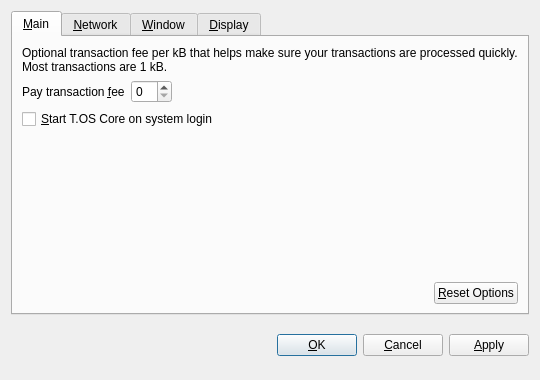
<?xml version="1.0" encoding="UTF-8"?>
<ui version="4.0">
 <class>OptionsDialog</class>
 <widget class="QDialog" name="OptionsDialog">
  <property name="geometry">
   <rect>
    <x>0</x>
    <y>0</y>
    <width>540</width>
    <height>380</height>
   </rect>
  </property>
  <property name="windowTitle">
   <string>Options</string>
  </property>
  <property name="modal">
   <bool>true</bool>
  </property>
  <layout class="QVBoxLayout" name="verticalLayout">
   <item>
    <widget class="QTabWidget" name="tabWidget">
     <property name="tabPosition">
      <enum>QTabWidget::North</enum>
     </property>
     <property name="currentIndex">
      <number>0</number>
     </property>
     <widget class="QWidget" name="tabMain">
      <attribute name="title">
       <string>&amp;Main</string>
      </attribute>
      <layout class="QVBoxLayout" name="verticalLayout_Main">
       <item>
        <widget class="QLabel" name="transactionFeeInfoLabel">
         <property name="text">
          <string>Optional transaction fee per kB that helps make sure your transactions are processed quickly. Most transactions are 1 kB.</string>
         </property>
         <property name="textFormat">
          <enum>Qt::PlainText</enum>
         </property>
         <property name="wordWrap">
          <bool>true</bool>
         </property>
        </widget>
       </item>
       <item>
        <layout class="QHBoxLayout" name="horizontalLayout_1_Main">
         <item>
          <widget class="QLabel" name="transactionFeeLabel">
           <property name="text">
            <string>Pay transaction &amp;fee</string>
           </property>
           <property name="textFormat">
            <enum>Qt::PlainText</enum>
           </property>
           <property name="buddy">
            <cstring>transactionFee</cstring>
           </property>
          </widget>
         </item>
         <item>
          <widget class="BitcoinAmountField" name="transactionFee"/>
         </item>
         <item>
          <spacer name="horizontalSpacer_1_Main">
           <property name="orientation">
            <enum>Qt::Horizontal</enum>
           </property>
           <property name="sizeHint" stdset="0">
            <size>
             <width>40</width>
             <height>20</height>
            </size>
           </property>
          </spacer>
         </item>
        </layout>
       </item>
       <item>
        <widget class="QCheckBox" name="bitcoinAtStartup">
         <property name="toolTip">
          <string>Automatically start T.OS Core after logging in to the system.</string>
         </property>
         <property name="text">
          <string>&amp;Start T.OS Core on system login</string>
         </property>
        </widget>
       </item>
       <item>
        <spacer name="verticalSpacer_Main">
         <property name="orientation">
          <enum>Qt::Vertical</enum>
         </property>
         <property name="sizeHint" stdset="0">
          <size>
           <width>20</width>
           <height>40</height>
          </size>
         </property>
        </spacer>
       </item>
       <item>
        <layout class="QHBoxLayout" name="horizontalLayout_2_Main">
         <item>
          <spacer name="horizontalSpacer_2_Main">
           <property name="orientation">
            <enum>Qt::Horizontal</enum>
           </property>
           <property name="sizeHint" stdset="0">
            <size>
             <width>40</width>
             <height>20</height>
            </size>
           </property>
          </spacer>
         </item>
         <item>
          <widget class="QPushButton" name="resetButton">
           <property name="toolTip">
            <string>Reset all client options to default.</string>
           </property>
           <property name="text">
            <string>&amp;Reset Options</string>
           </property>
           <property name="autoDefault">
            <bool>false</bool>
           </property>
          </widget>
         </item>
        </layout>
       </item>
      </layout>
     </widget>
     <widget class="QWidget" name="tabNetwork">
      <attribute name="title">
       <string>&amp;Network</string>
      </attribute>
      <layout class="QVBoxLayout" name="verticalLayout_Network">
       <item>
        <widget class="QCheckBox" name="mapPortUpnp">
         <property name="toolTip">
          <string>Automatically open the T.OS client port on the router. This only works when your router supports UPnP and it is enabled.</string>
         </property>
         <property name="text">
          <string>Map port using &amp;UPnP</string>
         </property>
        </widget>
       </item>
       <item>
        <widget class="QCheckBox" name="connectSocks">
         <property name="toolTip">
          <string>Connect to the T.OS network through a SOCKS proxy (e.g. when connecting through Tor).</string>
         </property>
         <property name="text">
          <string>&amp;Connect through SOCKS proxy:</string>
         </property>
        </widget>
       </item>
       <item>
        <layout class="QHBoxLayout" name="horizontalLayout_Network">
         <item>
          <widget class="QLabel" name="proxyIpLabel">
           <property name="text">
            <string>Proxy &amp;IP:</string>
           </property>
           <property name="textFormat">
            <enum>Qt::PlainText</enum>
           </property>
           <property name="buddy">
            <cstring>proxyIp</cstring>
           </property>
          </widget>
         </item>
         <item>
          <widget class="QValidatedLineEdit" name="proxyIp">
           <property name="maximumSize">
            <size>
             <width>140</width>
             <height>16777215</height>
            </size>
           </property>
           <property name="toolTip">
            <string>IP address of the proxy (e.g. 127.0.0.1)</string>
           </property>
          </widget>
         </item>
         <item>
          <widget class="QLabel" name="proxyPortLabel">
           <property name="text">
            <string>&amp;Port:</string>
           </property>
           <property name="textFormat">
            <enum>Qt::PlainText</enum>
           </property>
           <property name="buddy">
            <cstring>proxyPort</cstring>
           </property>
          </widget>
         </item>
         <item>
          <widget class="QLineEdit" name="proxyPort">
           <property name="maximumSize">
            <size>
             <width>55</width>
             <height>16777215</height>
            </size>
           </property>
           <property name="toolTip">
            <string>Port of the proxy (e.g. 9050)</string>
           </property>
          </widget>
         </item>
         <item>
          <widget class="QLabel" name="socksVersionLabel">
           <property name="text">
            <string>SOCKS &amp;Version:</string>
           </property>
           <property name="textFormat">
            <enum>Qt::PlainText</enum>
           </property>
           <property name="buddy">
            <cstring>socksVersion</cstring>
           </property>
          </widget>
         </item>
         <item>
          <widget class="QValueComboBox" name="socksVersion">
           <property name="toolTip">
            <string>SOCKS version of the proxy (e.g. 5)</string>
           </property>
          </widget>
         </item>
         <item>
          <spacer name="horizontalSpacer_Network">
           <property name="orientation">
            <enum>Qt::Horizontal</enum>
           </property>
           <property name="sizeHint" stdset="0">
            <size>
             <width>40</width>
             <height>20</height>
            </size>
           </property>
          </spacer>
         </item>
        </layout>
       </item>
       <item>
        <spacer name="verticalSpacer_Network">
         <property name="orientation">
          <enum>Qt::Vertical</enum>
         </property>
         <property name="sizeHint" stdset="0">
          <size>
           <width>20</width>
           <height>40</height>
          </size>
         </property>
        </spacer>
       </item>
      </layout>
     </widget>
     <widget class="QWidget" name="tabWindow">
      <attribute name="title">
       <string>&amp;Window</string>
      </attribute>
      <layout class="QVBoxLayout" name="verticalLayout_Window">
       <item>
        <widget class="QCheckBox" name="minimizeToTray">
         <property name="toolTip">
          <string>Show only a tray icon after minimizing the window.</string>
         </property>
         <property name="text">
          <string>&amp;Minimize to the tray instead of the taskbar</string>
         </property>
        </widget>
       </item>
       <item>
        <widget class="QCheckBox" name="minimizeOnClose">
         <property name="toolTip">
          <string>Minimize instead of exit the application when the window is closed. When this option is enabled, the application will be closed only after selecting Quit in the menu.</string>
         </property>
         <property name="text">
          <string>M&amp;inimize on close</string>
         </property>
        </widget>
       </item>
       <item>
        <spacer name="verticalSpacer_Window">
         <property name="orientation">
          <enum>Qt::Vertical</enum>
         </property>
         <property name="sizeHint" stdset="0">
          <size>
           <width>20</width>
           <height>40</height>
          </size>
         </property>
        </spacer>
       </item>
      </layout>
     </widget>
     <widget class="QWidget" name="tabDisplay">
      <attribute name="title">
       <string>&amp;Display</string>
      </attribute>
      <layout class="QVBoxLayout" name="verticalLayout_Display">
       <item>
        <layout class="QHBoxLayout" name="horizontalLayout_1_Display">
         <item>
          <widget class="QLabel" name="langLabel">
           <property name="text">
            <string>User Interface &amp;language:</string>
           </property>
           <property name="textFormat">
            <enum>Qt::PlainText</enum>
           </property>
           <property name="buddy">
            <cstring>lang</cstring>
           </property>
          </widget>
         </item>
         <item>
          <widget class="QValueComboBox" name="lang">
           <property name="toolTip">
            <string>The user interface language can be set here. This setting will take effect after restarting T.OS Core.</string>
           </property>
          </widget>
         </item>
        </layout>
       </item>
       <item>
        <layout class="QHBoxLayout" name="horizontalLayout_2_Display">
         <item>
          <widget class="QLabel" name="unitLabel">
           <property name="text">
            <string>&amp;Unit to show amounts in:</string>
           </property>
           <property name="textFormat">
            <enum>Qt::PlainText</enum>
           </property>
           <property name="buddy">
            <cstring>unit</cstring>
           </property>
          </widget>
         </item>
         <item>
          <widget class="QValueComboBox" name="unit">
           <property name="toolTip">
            <string>Choose the default subdivision unit to show in the interface and when sending coins.</string>
           </property>
          </widget>
         </item>
        </layout>
       </item>
       <item>
        <widget class="QCheckBox" name="displayAddresses">
         <property name="toolTip">
          <string>Whether to show TOS addresses in the transaction list or not.</string>
         </property>
         <property name="text">
          <string>&amp;Display addresses in transaction list</string>
         </property>
        </widget>
       </item>
       <item>
        <widget class="QCheckBox" name="coinControlFeatures">
         <property name="toolTip">
          <string>Whether to show coin control features or not.</string>
         </property>
         <property name="text">
          <string>Display coin &amp;control features (experts only!)</string>
         </property>
        </widget>
       </item>
       <item>
        <spacer name="verticalSpacer_Display">
         <property name="orientation">
          <enum>Qt::Vertical</enum>
         </property>
         <property name="sizeHint" stdset="0">
          <size>
           <width>20</width>
           <height>40</height>
          </size>
         </property>
        </spacer>
       </item>
      </layout>
     </widget>
    </widget>
   </item>
   <item>
    <layout class="QHBoxLayout" name="horizontalLayout_Buttons">
     <item>
      <spacer name="horizontalSpacer_1">
       <property name="orientation">
        <enum>Qt::Horizontal</enum>
       </property>
       <property name="sizeHint" stdset="0">
        <size>
         <width>40</width>
         <height>48</height>
        </size>
       </property>
      </spacer>
     </item>
     <item>
      <widget class="QLabel" name="statusLabel">
       <property name="font">
        <font>
         <weight>75</weight>
         <bold>true</bold>
        </font>
       </property>
       <property name="text">
        <string/>
       </property>
       <property name="textFormat">
        <enum>Qt::PlainText</enum>
       </property>
       <property name="wordWrap">
        <bool>true</bool>
       </property>
      </widget>
     </item>
     <item>
      <spacer name="horizontalSpacer_2">
       <property name="orientation">
        <enum>Qt::Horizontal</enum>
       </property>
       <property name="sizeHint" stdset="0">
        <size>
         <width>40</width>
         <height>48</height>
        </size>
       </property>
      </spacer>
     </item>
     <item>
      <widget class="QPushButton" name="okButton">
       <property name="text">
        <string>&amp;OK</string>
       </property>
      </widget>
     </item>
     <item>
      <widget class="QPushButton" name="cancelButton">
       <property name="text">
        <string>&amp;Cancel</string>
       </property>
       <property name="autoDefault">
        <bool>false</bool>
       </property>
      </widget>
     </item>
     <item>
      <widget class="QPushButton" name="applyButton">
       <property name="text">
        <string>&amp;Apply</string>
       </property>
       <property name="autoDefault">
        <bool>false</bool>
       </property>
      </widget>
     </item>
    </layout>
   </item>
  </layout>
 </widget>
 <customwidgets>
  <customwidget>
   <class>BitcoinAmountField</class>
   <extends>QSpinBox</extends>
   <header>bitcoinamountfield.h</header>
  </customwidget>
  <customwidget>
   <class>QValueComboBox</class>
   <extends>QComboBox</extends>
   <header>qvaluecombobox.h</header>
  </customwidget>
  <customwidget>
   <class>QValidatedLineEdit</class>
   <extends>QLineEdit</extends>
   <header>qvalidatedlineedit.h</header>
  </customwidget>
 </customwidgets>
 <resources/>
 <connections/>
</ui>
